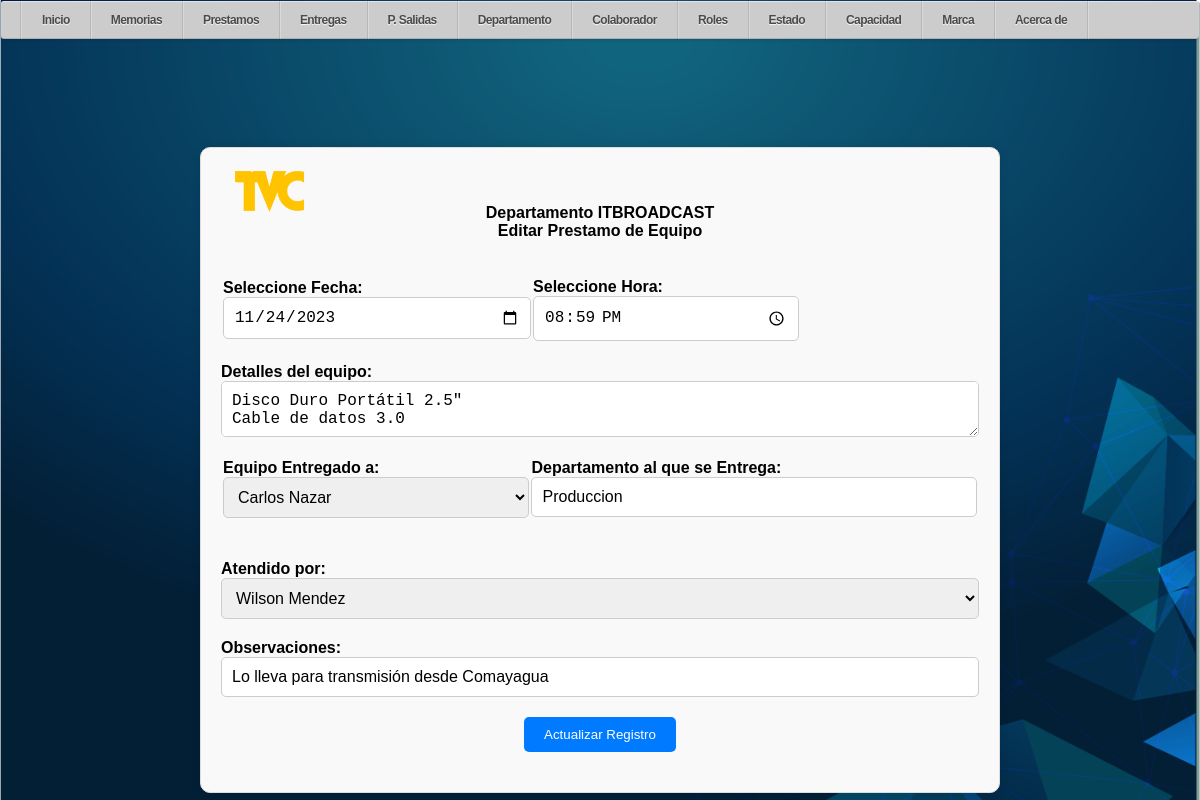
Screenshot of /php/Editar_Prestamo1.php?id=29 (signed in) with the database file from the repository.
### tables this page shows
CREATE TABLE `prestamo` (
  `id` int(11) NOT NULL,
  `Fpres` date NOT NULL,
  `Hpres` time NOT NULL,
  `detalle` varchar(1000) NOT NULL,
  `id_empleados` int(11) NOT NULL,
  `id_itb` int(11) NOT NULL,
  `Fdev` date DEFAULT NULL,
  `Hdev` time DEFAULT NULL,
  `Entr` int(11) DEFAULT NULL,
  `itbrec` int(11) DEFAULT NULL,
  `nota` varchar(500) NOT NULL
);

CREATE TABLE `depto` (
  `id` int(11) NOT NULL,
  `nom_depto` varchar(20) NOT NULL
);

### php/Editar_Prestamo1.php (the view, shortened to what this page needs)
<?php
include_once '../conexion/conexion3.php';
include_once "../php/plantilla3.php";
?>
<?php
$id = $_GET['id'];
$sqlEntregas = "SELECT * FROM prestamo WHERE id = $id";
$resultEntregas = mysqli_query($enlace, $sqlEntregas);
$row = mysqli_fetch_assoc($resultEntregas);
?>
<!DOCTYPE html>
<html lang="en">
<head>
    <link rel="stylesheet" href="/R_MEMORIAS/css/stilos003.css">
</head>
<body>
    <div class="container">
        <div class="form-header">
            <div style="position: relative;">
                <img src="/R_Memorias/img/tvc.png" style="width: 100px; height: auto; position: absolute; top: 0; left: 0;">
            </div>
            <br></br>
            <h4 style="color: black; text-align: center;">Departamento ITBROADCAST</h4>
            <h4 style="color: black; text-align: center;">Editar Prestamo de Equipo</h4>
            <br></br>
        </div>
        <form action="" method="post" class="form-grid">
            <table>
                <tbody>
                    <tr>
                        <td>
                            <div class="form-group">
                                <label for="Fpres">Seleccione Fecha:</label>
                                <input class="form-control" type="date" name="Fpres" value="<?php echo $row['Fpres']; ?>">
                            </div>
                        </td>
                        <td>
                            <div class="form-group">
                                <label for="Hpres">Seleccione Hora:</label>
                                <input class="form-control" type="time" name="Hpres" value="<?php echo $row['Hpres']; ?>">
                            </div>
                        </td>
                    </tr>
                </tbody>
            </table>
            <div class="form-group">
                <label for="detalle">Detalles del equipo:</label>
                <textarea name="detalle" id="autoResize"><?php echo $row['detalle']; ?></textarea>
            </div>
            <div class="form-group">
                <table>
                    <tbody>
                        <tr>
                            <td>
                                <div class="form-group">
                                    <label for="empleados">Equipo Entregado a:</label>
                                    <select class="form-control" id="empleados" name="empleados" placeholder="Seleccione el colaborador" required onchange="cargarDepartamento()">
                                        <?php
                                        $con = conexion();
                                        $sql = 'SELECT e.id, e.nom, d.nom_depto FROM empleados e INNER JOIN depto d ON e.id_depto = d.id';
                                        $query = mysqli_query($con, $sql);
                                        while ($rowEmp = mysqli_fetch_array($query)) {
                                            $idcap = $rowEmp['id'];
                                            $nomcap = $rowEmp['nom'];
                                            $nomDep = $rowEmp['nom_depto'];
                                            $selected = ($idcap == $row['id_empleados']) ? 'selected' : '';
                                        ?>
                                            <option value="<?php echo $idcap ?>" data-depto="<?php echo $nomDep ?>" <?php echo $selected; ?>><?php echo $nomcap ?></option>
                                        <?php
                                        }
                                        ?>
                                    </select>
                                </div>
                            </td>
                            <td>
                                <div class="form-group">
                                    <label for="departamento">Departamento al que se Entrega:</label>
                                    <input class="form-control" type="text" id="departamento" readonly value="<?php echo $nomDep; ?>">
                                </div>
                            </td>
                        </tr>
                    </tbody>
                </table>
            </div>
            <div class="form-group">
                <label for="itb">Atendido por:</label>
                <select class="form-control" id="itb" name="itb" required>
                    <?php
                    $sql = 'SELECT * FROM empleados WHERE id_depto = 11';
                    $query = mysqli_query($con, $sql);
                    while ($row2 = mysqli_fetch_array($query)) {
                        $iditb = $row2['id'];
                        $nomitb = $row2['nom'];
                        $selected = ($iditb == $row['id_itb']) ? 'selected' : '';
                        echo '<option value="' . $iditb . '" ' . $selected . '>' . $nomitb . '</option>';
                    }
                    ?>
                </select>
            </div>
            <div class="form-group">
                <label for="nota">Observaciones:</label>
                <input class="form-control" type="text" name="nota" value="<?php echo $row['nota']; ?>">
            </div>
            <div class="form-group" style="text-align: center;">
                <input class="btn-submit" type="submit" name="submit" value="Actualizar Registro">
            </div>
        </form>
    </div>
</body>
</html>
</body>
</html>

### css/menu7.css (style rules this page uses)
* { margin: 0; padding: 0; box-sizing: border-box; }
body { padding: 1px; font-family: arial; background-image: url('/R_Memorias/img/bg01.png'); background-repeat: no-repeat; background-size: cover; justify-content: center; align-items: 100vh; min-height: 100vh; overflow: 100vh; display: left; }

### css/stilos003.css (style rules this page uses)
.container { max-width: 800px; padding: 20px; border: 1px solid #ddd; border-radius: 10px; background-color: #f9f9f9; box-shadow: 0 0 10px rgba(0, 0, 0, 0.1); margin: 0 auto; }
.form-group { margin-bottom: 20px; }
label { font-weight: bold; }
.form-control, .select-control { width: 100%; padding: 10px; border: 1px solid #ccc; border-radius: 5px; font-size: 16px; }
textarea { width: 100%; padding: 10px; border: 1px solid #ccc; border-radius: 5px; font-size: 16px; }
.btn-submit { background-color: #007bff; color: #fff; border: none; padding: 10px 20px; border-radius: 5px; cursor: pointer; }
#autoResize { height: auto; width: 100%; }

### rows the page displays
prestamo: Fpres "11/24/2023", Hpres "20:59:00", detalle "Disco Duro Portátil 2.5\" Cable de datos 3.0", nota "Lo lleva para transmisión desde Comayagua"
depto: nom_depto "Produccion"

### other values shown
form field empleados "Carlos Nazar"
form field itb "Wilson Mendez"
